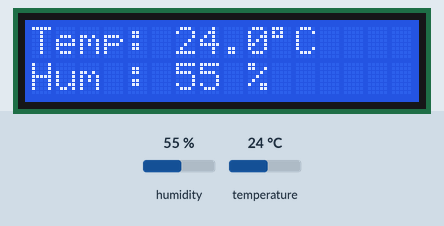
Recording of a sketch running on a simulated Arduino Uno, built with avr-gcc and run on an emulated ATmega328P. Shown: 16×2 character LCD. Inputs (shaded band) come from the test bench; at power-on: humidity 55 %, temperature 24 °C.

Above: at 3.2 s.
3.3 s: humidity set to 22 %
At 5.0 s:
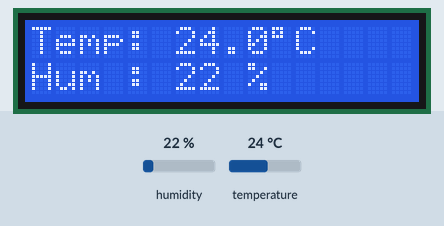
6.0 s: temperature set to 12 °C
At 7.1 s:
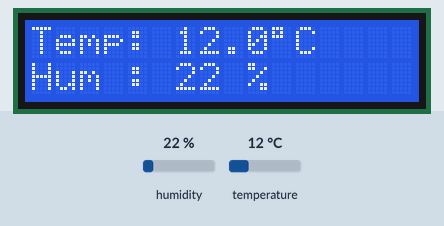
8.7 s: humidity set to 40 %
At 11.3 s:
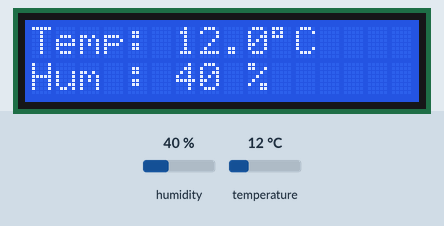
11.8 s: temperature set to 19 °C
At 13.4 s:
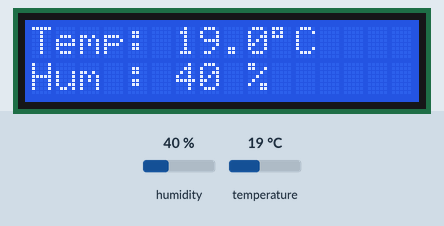
Timing chart, 0 to 14.9 s (numbered marks = the images above; inputs shaded):
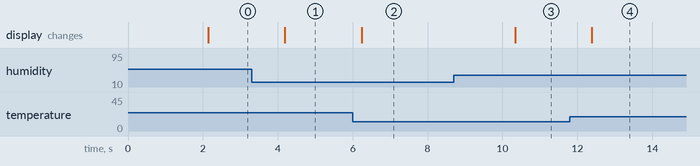

Measured:
- after the input at 3.3 s, the display: changes after 0.89 s (image 1)
- after the input at 6.0 s, the display: changes after 0.24 s (image 2)
- after the input at 8.7 s, the display: changes after 1.6 s (image 3)
- after the input at 11.8 s, the display: changes after 0.58 s (image 4)

The sketch:

LAB3_DHT11_to_LCD.ino
```cpp
#include <Wire.h>
#include <LiquidCrystal_I2C.h>
#include <DHT.h>

// ===== LCD =====
LiquidCrystal_I2C lcd(0x27, 16, 2);

// ===== DHT11 =====
#define DHTPIN 4
#define DHTTYPE DHT11
DHT dht(DHTPIN, DHTTYPE);

void setup() {
    Serial.begin(9600);
  lcd.begin(16, 2);
  lcd.backlight();

  dht.begin();

  lcd.setCursor(0, 0);
  lcd.print("LAB3 DH11toLCD");
  lcd.setCursor(0, 1);
  lcd.print("Starting...");
  delay(2000);
  lcd.clear();
}

void loop() {
  float h = dht.readHumidity();
  float t = dht.readTemperature(); // Celsius

  if (isnan(h) || isnan(t)) {
    lcd.clear();
    lcd.setCursor(0, 0);
    lcd.print("DHT Error");
    delay(1000);
    return;
  }

  lcd.clear();

  lcd.setCursor(0, 0);
  lcd.print("Temp: ");
  lcd.print(t, 1);
  lcd.print((char)223); // °
  lcd.print("C");

  lcd.setCursor(0, 1);
  lcd.print("Hum : ");
  lcd.print(h, 0);
  lcd.print(" %");

  delay(2000);
}
```
